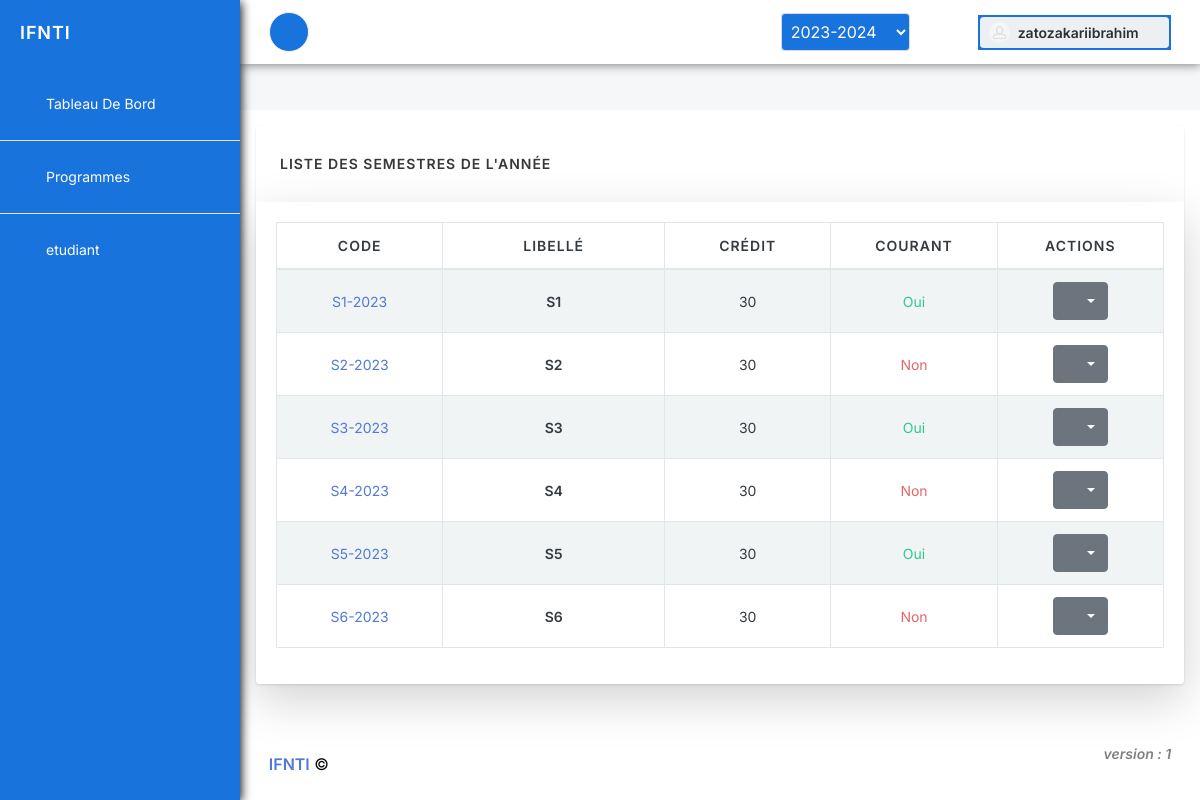
The app's page /main/semestres/ (signed in) with its own data.
### main/models.py (models this page shows, shortened)
class Semestre(models.Model):
    id = models.CharField(primary_key=True, blank=True, max_length=14)
    """
        Identifiant du semestre
        **Type:** string
    """
    CHOIX_SEMESTRE = [('S1', 'Semestre1'), ('S2', 'Semestre2'), ('S3', 'Semestre3'),
                      ('S4', 'Semestre4'), ('S5', 'Semestre5'), ('S6', 'Semestre6')]
    libelle = models.CharField(max_length=30, choices=CHOIX_SEMESTRE)
    """
        Intitulé du semestre
        **Type:** string
    """
    credits = models.IntegerField(default=30)
    """
        Nombre de crédits du semestre

        **Type:** integer

        **Valeur par défaut:** 30
    """
    courant = models.BooleanField(
        default=False, verbose_name="Semestre actuel", null=True)
    """
        Définit s'il s'agit d'un semestre en cours

        **Type:** string

        **Valeur par défaut:** false
    """
    annee_universitaire = models.ForeignKey(
        AnneeUniversitaire, on_delete=models.SET_NULL, null=True)
    """
    identifiant de l'année universitaire à laquelle le semestre est rattaché

        **Type:** string

        **Nullable:** true
    """

### main/views.py (the view)
# urls.py: path('semestres/', views.semestres, name='semestres'),
@login_required(login_url=settings.LOGIN_URL)
def semestres(request):
    id_annee_selectionnee = request.session.get('id_annee_selectionnee')
    annee_selectionnee = get_object_or_404(
        AnneeUniversitaire, pk=id_annee_selectionnee)
    semestres = Semestre.objects.filter(annee_universitaire=annee_selectionnee)
    context = {
        "semestres": semestres,
    }
    return render(request, 'semestres/semestres.html', context)

### main/helpers.py (called while the page is built)
def get_user_role(request):
    return request.user.groups.all().first()

def get_id_authenticate_user_model(request):
    role = get_user_role(request)
    if role:
        role = role.name
        if role == "etudiant":
            return Etudiant.objects.get(user=request.user).id
        if role == "enseignant":
            return Enseignant.objects.get(user=request.user).id
    return 0

### main/models.py (called while the page is built)
    @staticmethod
    def static_get_current_annee_universitaire():
        current_date = timezone.now()
        virtual_current_university_date, created = AnneeUniversitaire.objects.get_or_create(annee_courante=True, defaults={'annee': current_date.year-1})
        if virtual_current_university_date.annee == current_date.year-1 and current_date.month >= 8:
            virtual_current_university_date.disable()
            return AnneeUniversitaire.objects.create(annee=timezone.now().year, annee_courante=True)
        return virtual_current_university_date

    def __str__(self):
        return f'{self.annee}-{self.annee + 1}'

### main/templates/semestres/semestres.html (shortened to what this page needs)
{% extends 'index.html' %}
{% block content %}
<div class="block block-rounded m-3">
    <div class="block-header p-4">
        <h3 class="block-title">Liste des semestres de l'année {{ annee_universitaire_courante }} </h3>
    </div>
    <div class="block-content block-content-full shadow-lg">
        <div class="table-responsive">
            <table class="table table-bordered table-striped table-vcenter js-dataTable-full-pagination">
                <thead>
                    <tr>
                        <th class="text-center" style="width: 15%;">Code</th>
                        <th class="text-center" style="width: 20%;">Libellé</th>
                        <th class="text-center" style="width: 15%;">Crédit</th>
                        <th class="text-center" style="width: 15%;">Courant</th>
                        <th class="text-center" style="width: 15%;">Actions</th>
                    </tr>
                </thead>
                <tbody>
                    {% for semestre in semestres %}
                    <tr>
                        <td class="text-center font-size-sm"> <a href="/planning/summary/{{ semestre.id }}" target="_blank">{{ semestre.id }}</a></td>
                        <td class="font-w600 text-center font-size-sm">{{ semestre.libelle }}</td>
                        <td class="text-center d-none d-sm-table-cell font-size-sm">{{ semestre.credits }}</td>
                        <td class="text-center font-size-sm {% if semestre.courant %}text-success{% else %}text-danger{% endif %}">
                            {% if semestre.courant %}
                            Oui
                            {% else %}
                            Non
                            {% endif %}
                        </td>
                        <td class="text-center">
                            <div class="btn-group">
                                <button type="button" class="btn btn-secondary dropdown-toggle" id="dropdown-default-secondary" data-toggle="dropdown" aria-haspopup="true" aria-expanded="false">
                                    <i class="fa fa-bars" aria-hidden="true"></i>
                                </button>
                            </div>
                        </td>
                    </tr>
                    {% endfor %}
                </tbody>
            </table>
        </div>
    </div>
</div>
{% endblock %}

### main/templates/components/sidebar.html (shortened to what this page needs)
{% load static %}
<nav id="sidebar" aria-label="Main Navigation">
    <div class="content-header primary-bg">
        <a class="font-w600 text-white" href="/">
            <span class="smini-hide font-size-h5 tracking-wider"> IFNTI </span>
        </a>
    </div>
    <div class="js-sidebar-scroll primary-bg-glace">
        <div class="content-side">
            <ul class="nav-main">
                <li class="nav-main-item">
                    <a class="fik nav-main-link" href="/">
                        <i class="nav-main-link-icon si si-speedometer"></i>
                        <span class="nav-main-link-name text-capitalize">Tableau de bord</span>
                    </a>
                </li>
                <hr>
                <li class="ntem nav-main-item">
                    <a class="nav-main-link nav-main-link-submenu" data-toggle="submenu" aria-haspopup="true" aria-expanded="false" href="#">
                        <i class="nav-main-link-icon fa fa-graduation-cap"></i>
                        <span class="nav-main-link-name">Programmes</span>
                    </a>
                </li>
                <hr>
                <li class="ntem nav-main-item ">
                    <a class="nav-main-link nav-main-link-submenu" data-toggle="submenu" aria-haspopup="true" aria-expanded="false" href="#">
                        <i class="nav-main-link-icon fa fa-user-lock"></i>
                        <span class="nav-main-link-name">{{ user.groups.all.0 }}</span>
                    </a>
                </li>
            </ul>
        </div>
    </div>
</nav>

### main/templates/components/header.html (shortened to what this page needs)
{% load static %}
<header id="page-header" class="">
    <div class="content-header headers1">
        <div class="d-flex align-items-center">
            <button type="button" class="dics btn btn-sm btn-dual mr-2 d-none d-lg-inline-block" data-toggle="layout" data-action="sidebar_mini_toggle">
                <i class="fa fa-fw fa-ellipsis-v text-white"></i>
            </button>
        </div>
        <div class="d-flex align-items-center">
            <form method="POST" action="{% url 'main:change_annee_universitaire' %}" id="form-annee-universitaire">
                <div class="form-row">
                    <select id="annee-universitaire" name="annee_universitaire" class="form-control col-md-8 mr-3 dicss">
                        {% for annee_univ in annees_universitaire %}
                        <option value="{{ annee_univ.id }}" {% if annee_univ.id == id_annee_selectionnee %}selected{% endif %}>{{ annee_univ }}</option>
                        {% endfor %}
                    </select>
                </div>
            </form>
            <div class="dropdown d-inline-block ml-2 dicss">
                <button type="button" class="btn btn-sm btn-dual d-flex align-items-center" id="page-header-user-dropdown" data-toggle="dropdown" aria-haspopup="true" aria-expanded="false">
                    <img class="rounded-circle" src="{%static 'assets/media/avatars/avatar1.jpg' %}" alt="" style="width: 21px;">
                    <span class="d-none d-sm-inline-block ml-2">   {{ user.username}}</span>
                    <i class="fa fa-fw fa-angle-down d-none d-sm-inline-block ml-1 mt-1"></i>
                </button>
            </div>
        </div>
    </div>
</header>

### projet_ifnti/static/assets/css/select2.css (style rules this page uses)
:root { --primary-color: #045BEA; --primary-color-glace: #1c72d6; --chart-orange-color: #cc5034; --chart-orange-color-hover: #ee3309; }

### records on screen
Semestre: id "S1-2023", libelle "S1", credits "30", courant "Oui"
Semestre: id "S2-2023", libelle "S2", credits "30", courant "Non"
Semestre: id "S3-2023", libelle "S3", credits "30", courant "Oui"
Semestre: id "S4-2023", libelle "S4", credits "30", courant "Non"
Semestre: id "S5-2023", libelle "S5", credits "30", courant "Oui"
Semestre: id "S6-2023", libelle "S6", credits "30", courant "Non"

### other values on screen
{{ user.groups.all.0 }} "etudiant"
{{ user.username }} "zatozakariibrahim"
form field annee_universitaire "2023-2024"
